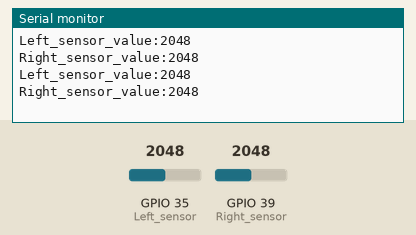
This sketch was run on a simulated ESP32. Shown: the last lines printed to the serial monitor. The test bench sets the inputs (shaded band); at power-on: GPIO 35 (Left_sensor) = 2048, GPIO 39 (Right_sensor) = 2048.

Above: at 1.8 s.
1.9 s: GPIO 35 (Left_sensor) set to 2866
At 2.8 s:
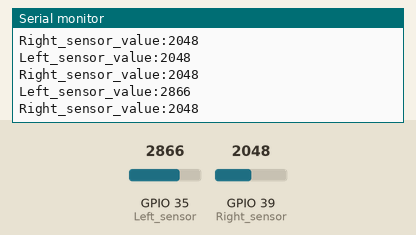
3.4 s: GPIO 39 (Right_sensor) set to 2866
At 4.6 s:
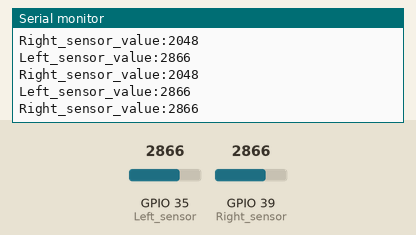
4.9 s: GPIO 35 (Left_sensor) set to 3603
At 5.3 s:
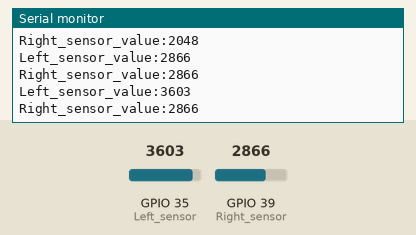
6.4 s: GPIO 39 (Right_sensor) set to 3603
At 7.8 s:
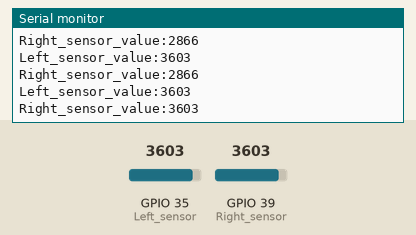
Timing chart, 0 to 8.9 s (numbered marks = the images above; inputs shaded):
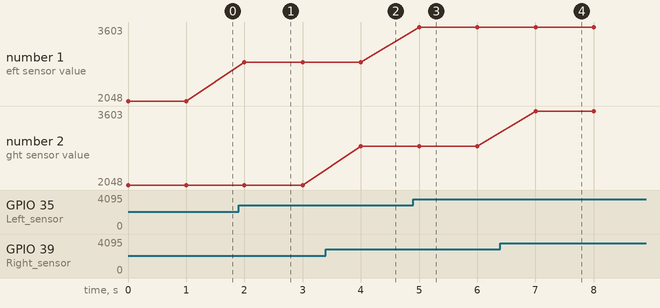

The sketch:

5_1Tracking_sensor_test.ino
```cpp
#define Left_sensor 35 //declare the pin of left tracking sensor
#define Right_sensor 39 //declare the pin of right tracking sensor
void setup() {
  // put your setup code here, to run once:
  Serial.begin(9600);
  pinMode(Left_sensor, INPUT);
  pinMode(Right_sensor, INPUT);
}

void loop() {
  // put your main code here, to run repeatedly:
  Serial.print("Left_sensor_value:");
  //Read the value of left tracking sensor
  Serial.println(analogRead(Left_sensor));
  Serial.print("Right_sensor_value:");
  //Read the value of right tracking sensor
  Serial.println(analogRead(Right_sensor));
  delay(1000);
}
```

Measured:
- after the input at 1.9 s, the serial monitor: prints a new line after 0.10 s (image 1)
- after the input at 3.4 s, the serial monitor: prints a new line after 0.60 s (image 2)
- after the input at 4.9 s, the serial monitor: prints a new line after 0.10 s (image 3)
- after the input at 6.4 s, the serial monitor: prints a new line after 0.60 s (image 4)
- plotted number 1: 2048 → 2866 after the input at 1.9 s, 2866 → 3603 after the input at 4.9 s
